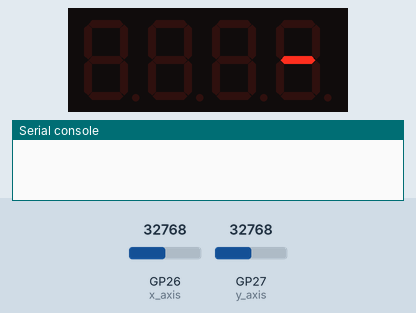
This program was run on a simulated Raspberry Pi Pico running MicroPython. Parts: 4-digit seven-segment display, the last lines printed to the serial console. The test bench sets the inputs (shaded band); at power-on: GP27 (y_axis) = 32768, GP26 (x_axis) = 32768 (analog values on the 0–65535 scale).

Above: at 1.2 s.
1.3 s: GP27 (y_axis) set to 22608
2.8 s: GP27 (y_axis) set to 21360
At 3.9 s:
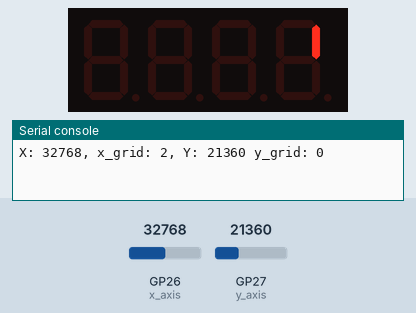
4.3 s: GP26 (x_axis) set to 26624
5.8 s: GP26 (x_axis) set to 25024
At 6.4 s:
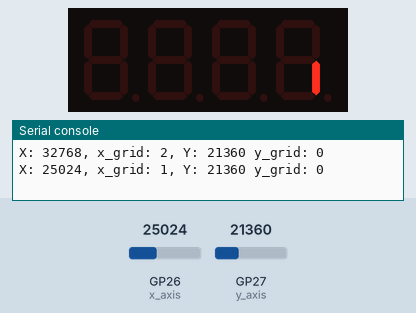
7.3 s: GP27 (y_axis) set to 45874
At 7.8 s:
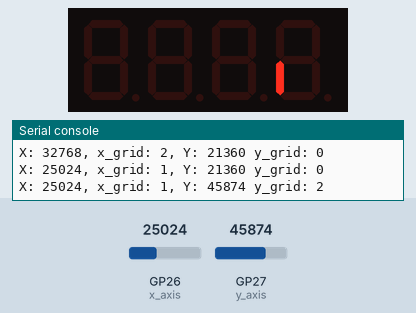
8.8 s: GP26 (x_axis) set to 26869
At 9.2 s:
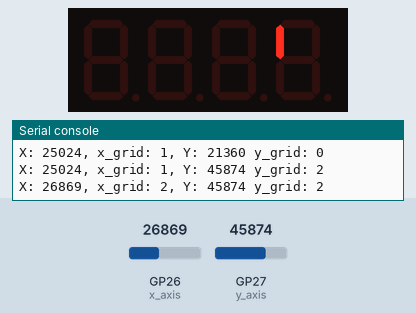
Timing chart, 0 to 11.3 s (numbered marks = the images above; inputs shaded):
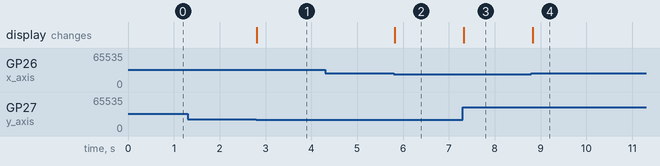

The program:

Joystick_with_TM1637_Display.py
```python
# Using 4-Digit 7-Segment Display with TM1637 Driver Chip
# My component has decimal points but apparently they are not wired
# The colon for displaying time works
#
# Using mcauser's library: https://github.com/mcauser/micropython-tm1637
# CLK to GPIO16
# DIO to GPIO17
# VCC to 3.3V rail
# GND Pin to GND rail
#
# Use a Joystick to move around the segments for Digit 3 (right-most)
# with the display held vertically and digit 3 is at the bottom
#
#
# Lori Pfahler
# August 2025

import tm1637
from machine import Pin, ADC
import utime
# Setup display
tm = tm1637.TM1637(clk=Pin(16), dio=Pin(17))

# setup joystick
x_axis = ADC(Pin(26))
y_axis = ADC(Pin(27))

# a, b, c, d, e, f, g
segs = bytearray(b'\x01\x02\x04\x08\x10\x20\x40')

# dictionary to connect grid values to segments
digit_dict = {
    (0,2) : segs[4], (1,2) : segs[4], (2,2) : segs[5], (3,2) : segs[5], (4,2) : segs[5],
    (0,1) : segs[3], (1,1) : segs[6], (2,1) : segs[6], (3,1) : segs[6], (4,1) : segs[0],
    (0,0) : segs[2], (1,0) : segs[2], (2,0) : segs[1], (3,0) : segs[1], (4,0) : segs[1],
    }

# set initial segment location, segment g  = (2,1)
x_grid_previous = 2
y_grid_previous = 1

# clear display
tm.write([0, 0, 0, 0])

# display initial position on display
tm.write([digit_dict[(x_grid_previous, y_grid_previous)]], 3)

try:
    while True:
        # read the x and y potentiometers
        x_value = x_axis.read_u16()
        y_value = y_axis.read_u16()

        # determine the x grid location - make equally spaced intervals
        if x_value <= 13107:
            x_grid = 0
        elif x_value <= 26214:
            x_grid = 1
        elif x_value <= 39321:
            x_grid = 2
        elif x_value <= 54428:
            x_grid = 3
        else:
            x_grid = 4
        # determine the y grid location - make equally spaced intervals
        if y_value <= 21845:
            y_grid = 0
        elif y_value <= 43690:
            y_grid = 1
        else:
            y_grid = 2

        # update segment illuminated only if grid values have changed
        if x_grid != x_grid_previous or y_grid != y_grid_previous:
            # clear display
            tm.write([0], 3)

            # update to new segment
            tm.write([digit_dict[(x_grid, y_grid)]], 3)
            print(f'X: {x_value:5d}, x_grid: {x_grid:1d}, Y: {y_value:5d} y_grid: {y_grid:1d}')

            # update previous grid values
            x_grid_previous = x_grid
            y_grid_previous = y_grid

        utime.sleep(0.1)

except KeyboardInterrupt:
    # clear display
    tm.write([0, 0, 0, 0])
```

Measured:
- the behaviour switches between 21856 and 21840 on GP27 (y_axis) (found by bisection; images 0 and 1)
- the behaviour switches between 26224 and 26208 on GP26 (x_axis) (found by bisection; images 1 and 2)
- after the input at 1.3 s, every drawn part: stays the same
- after the input at 2.8 s, the display: changes at once (image 1)
- after the input at 4.3 s, every drawn part: stays the same
- after the input at 5.8 s, the display: changes at once (image 2)
- after the input at 7.3 s, the display: changes at once (image 3)
- after the input at 8.8 s, the display: changes at once (image 4)
